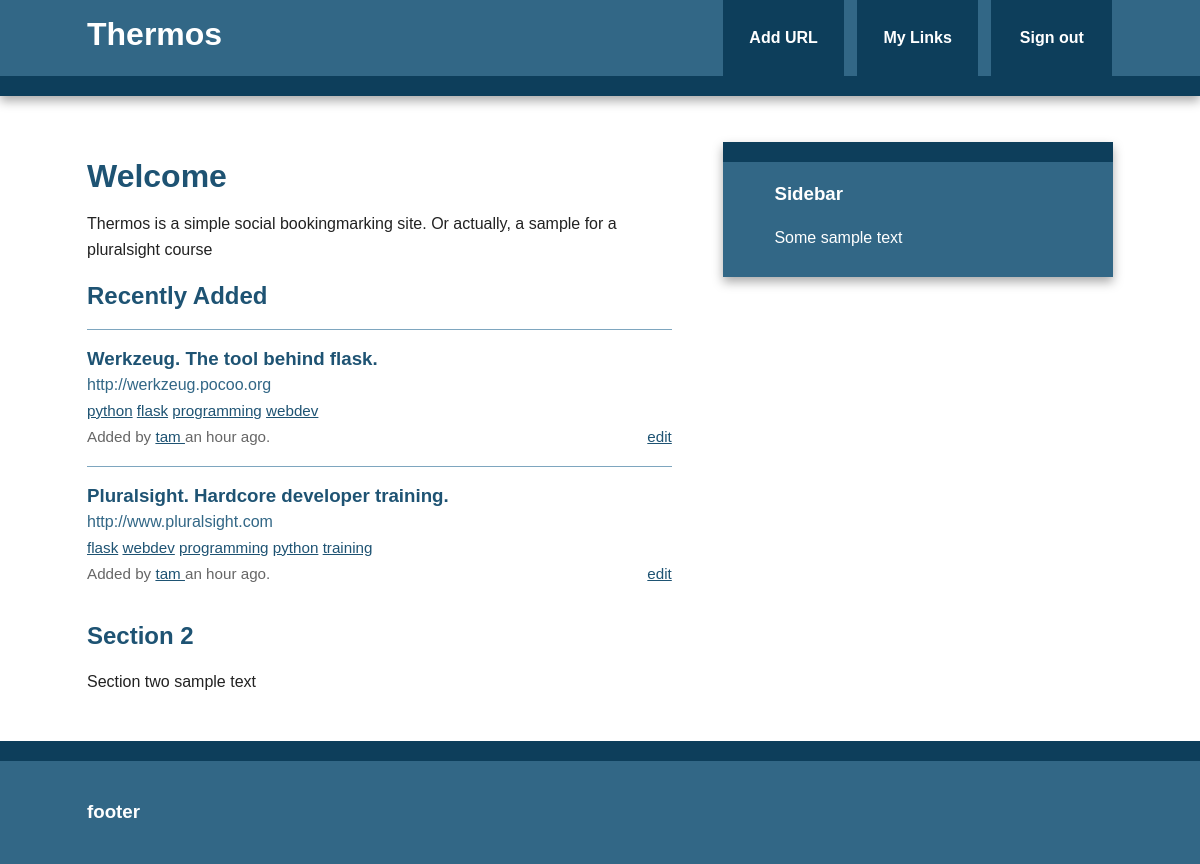
The app's page /index (signed in) with its own data.
### thermos/models.py (models this page shows, shortened)
class Bookmark(db.Model):
    id = db.Column(db.Integer, primary_key=True)
    url = db.Column(db.Text, nullable=False)
    date = db.Column(db.DateTime, default=datetime.utcnow)
    description = db.Column(db.String(300))
    user_id = db.Column(db.Integer, db.ForeignKey('user.id'), nullable=False)
    _tags = db.relationship('Tag', secondary=tags, backref=db.backref('bookmarks', lazy='dynamic'))
    @staticmethod
    def newest(num):
        return Bookmark.query.order_by(desc(Bookmark.date)).limit(num)
    @property
    def tags(self):
        return ",".join([t.name for t in self._tags])
    @tags.setter
    def tags(self, string):
        if string:
            self._tags = [Tag.get_or_create(name) for name in string.split(',')]

class Tag(db.Model):
    id = db.Column(db.Integer, primary_key=True)
    name = db.Column(db.String(25), nullable=False, unique=True, index=True)
    def __repr__(self):
        return self.name

class User(db.Model, UserMixin):
    id = db.Column(db.Integer, primary_key=True)
    username = db.Column(db.String(80), unique=True)
    email = db.Column(db.String(120), unique=True)
    bookmarks = db.relationship('Bookmark', backref='user', lazy='dynamic')
    password_hash = db.Column(db.String)
    @property
    def password(self):
        raise AttributeError('password: write-only field')

### thermos/views.py (the view)
@app.route('/')
@app.route('/index')
def index():
    return render_template('index.html', new_bookmarks=Bookmark.newest(5))

### thermos/views.py (called while the page is built)
@login_manager.user_loader
def load_user(userid):
    return User.query.get(int(userid))

### thermos/templates/index.html (shortened to what this page needs)
{% extends "base.html" %}
{% block content %}
    <article>
        <header>
            <h1>Welcome</h1>
            <p>Thermos is a simple social bookingmarking site. Or actually, a sample for a pluralsight course</p>
        </header>
        <section>
            <h2>Recently Added</h2>
            {% if new_bookmarks.count() > 0 %}
                {% with bookmarks = new_bookmarks %}
                    {% include "bookmark_list.html" %}
                {% endwith %}
            {% else %}
                No bookmarks have been added yet.
            {% endif %}
        </section>
        <section>
            <h2>Section 2</h2>
            <p>Section two sample text</p>
        </section>
    </article>
{% endblock %}

### thermos/templates/bookmark_list.html
<ul class="bookmarks">
  {% for bookmark in bookmarks %}
    <li>
      <a class="header" href="{{ bookmark.url }}">
          <h3 class="description">
            {{ bookmark.description|truncate(50, killwords=True)}}
          </h3>
          <span class="url">
            {{ bookmark.url|truncate(50, killwords=True) }}
          </span>
      </a>
      <div class="info">
          <span class="tags">
            {% if bookmark.tags %}
              {% for t in bookmark._tags %}
                <a href="#">{{ t }}</a>
              {% endfor %}
            {% else %}
              No tags.
            {% endif %}
          </span>
          <br>
          Added by <a href="{{ url_for('user', username=bookmark.user.username) }}">
            {{ bookmark.user.username }}
          </a>
          {{ moment(bookmark.date).fromNow() }}.
          {% if current_user == bookmark.user %}
            <span class="editlinks">
              <a href="{{ url_for('edit_bookmark', bookmark_id=bookmark.id) }}">edit</a>
            </span>
          {% endif%}
      </div>
    </li>
  {% endfor %}
</ul>

### thermos/static/css/main.css (style rules this page uses)
html { color: #222; font-size: 1em; line-height: 1.4; }
body { font: 16px/26px Helvetica, Helvetica Neue, Arial; }
.main article h1 { font-size: 2em; }
a, a:visited { color: #1E5373; }
h1, h2, h3, h4, h5, h6 { color: #1E5373; }
ul.bookmarks { list-style: none none; padding-left: 0; }
ul.bookmarks li { padding-bottom: .5em; border-top: 1px solid #7EA6BF; padding: 1em 0; }
a.header { color: #326786; text-decoration: none; display: block; }
a.header h3 { margin: 0 0; }
div.info { font-size: .95em; color: #666666; }
span.editlinks { float: right; }
@media only screen and (min-width: 768px) { .main article { float: left; width: 57%; } }

### records on screen
Bookmark: description "Werkzeug. The tool behind flask.", url "http://werkzeug.pocoo.org", user.username "tam", date "an hour ago"
Tag: name "python"
Tag: name "flask"
Tag: name "programming"
Tag: name "webdev"
Bookmark: description "Pluralsight. Hardcore developer training.", url "http://www.pluralsight.com", user.username "tam", date "an hour ago"
Tag: name "training"
